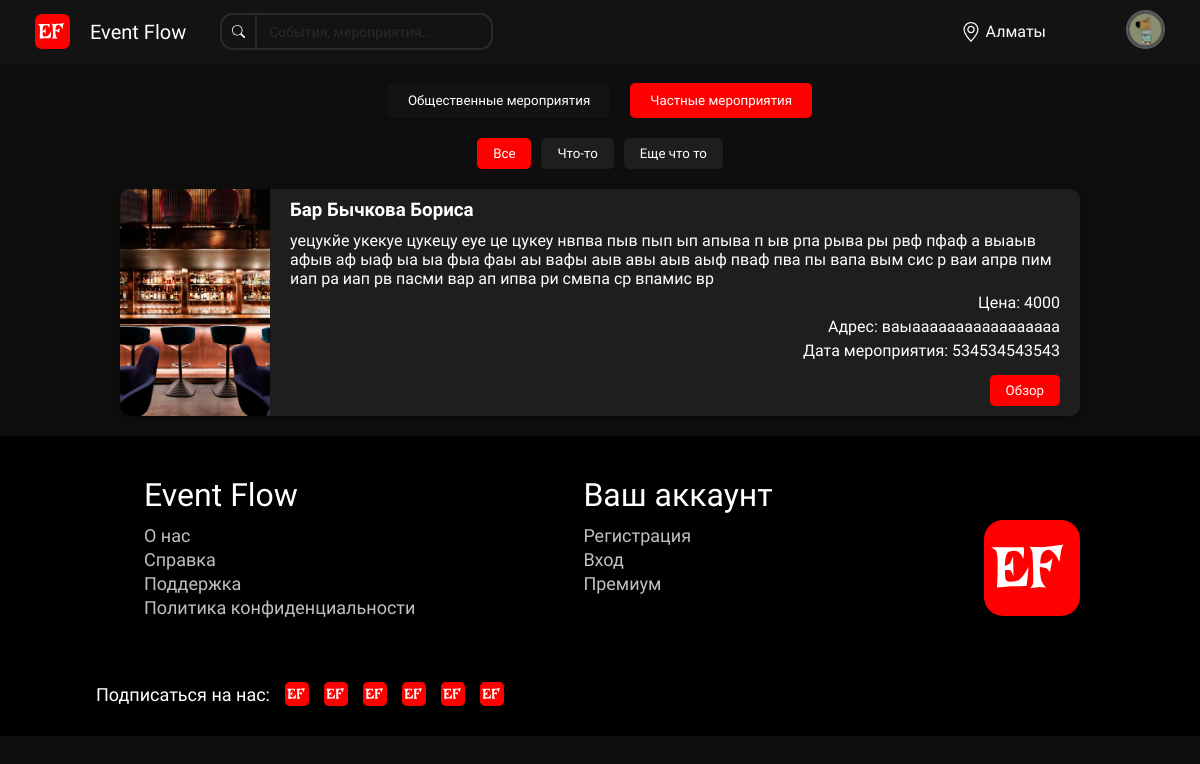
The app's page /home2/ with its own data.
### ef_app/models.py (models this page shows, shortened)
class Category(models.Model):
    name = models.CharField("Название категории", max_length=30)
    slug=models.SlugField(unique=True, editable=False, blank=True)
    class Meta:
        verbose_name="Категория"
        verbose_name_plural="Категории"

class Private(models.Model):
    title = models.CharField('Название мероприятия', max_length=30)
    category = models.ForeignKey(Category, on_delete=models.CASCADE, verbose_name="Выберите категорию")
    name = models.CharField('Введите ваше имя', max_length=30)
    price = models.CharField('Цена мероприятия', max_length=30)
    discription =  models.TextField('Описание')
    adress =  models.CharField('адресс', max_length=80)
    date =  models.CharField('Дата проведения', max_length=30)
    phone = models.CharField("Номер для связи", max_length=14)
    image = models.ImageField("Картинка мероприятия", upload_to="event_images/", blank=True, null=True)
    class Meta:
        verbose_name="Частное Мероприятие"
        verbose_name_plural="Частные Мероприятия"

### ef_app/views.py (the view)
# urls.py: path('home2/', views.home2_page, name='home2_page'),
def home2_page(request):
    categories = Category.objects.all()
    eventspv = Private.objects.all()
    context = {
        'categories': categories,
        'events': eventspv
    }
    return render(request, "./home2.html", context)

### ef_app/templates/home2.html (shortened to what this page needs)
{% extends 'header.html' %}
{% load static %}
  {% block content %}
  <div class="tabs">
    <a href="{% url 'home_page'%}">
      <button class="tab">Общественные мероприятия</button>
    </a>
    <button class="tab active">Частные мероприятия</button>
  </div>
  <div class="filter-bar">
    <button class="filter active">Все</button>
    {% for category in categories %}
    <button class="filter">{{ category.name }}</button>
    {% endfor %}
  </div>
  <div class="event-list">
    <div class="event-card">
      {% for event in events %}
      <img src="{{ event.image.url }}" alt="Event Image">
      <div class="event-details">
        <h3>{{ event.title }}</h3>
        <p>{{ event.discription }}</p>
        <p class="price">Цена: {{ event.price }}</p>
        <p class="address">Адрес: {{ event.adress }}</p>
        <p class="rating">Дата мероприятия: {{ event.date }}</p>
        <a href="{% url 'privatedesc_page' pk=event.pk %}">
          <button class="button_desc">Обзор</button>
        </a>
        {% endfor %}
      </div>
    </div>
  </div>
  {% endblock %}

### ef_app/static/css/style.css (style rules this page uses)
* { font-family: "Irish Grover", system-ui; padding: 0; margin: 0; }
:root { --black: #000000; --red: #FF0000; --second: #0E0E0E; --dark: #131313; --how: #1E1E1E; --why: #2B2A2A; --wait: #5C5A5A; --what: #C0C0C0; --white: #FFFFFF; }
body { background-color: var(--second); color: var(--white); }
.tabs { display: flex; justify-content: center; margin: 20px 0; }
.tab { padding: 10px 20px; margin: 0 10px; background-color: var(--dark); color: var(--white); border: none; cursor: pointer; border-radius: 5px; transition: background-color 0.3s; }
.tab.active { background-color: var(--red); }
.filter-bar { display: flex; justify-content: center; margin: 20px 0; }
.filter { padding: 8px 16px; margin: 0 5px; background-color: var(--how); color: var(--white); border: none; cursor: pointer; border-radius: 5px; transition: background-color 0.3s; }
.filter.active { background-color: var(--red); }
.event-list { display: flex; flex-direction: column; align-items: center; gap: 20px; margin: 20px 10vw; }
.event-card { display: flex; background-color: var(--how); border-radius: 10px; overflow: hidden; width: 100%; max-width: 2000px; box-shadow: 0 4px 8px rgba(0, 0, 0, 0.3); }
.event-card img { width: 150px; height: auto; object-fit: cover; }
.event-details { padding: 10px 20px; color: var(--white); flex: 1; }
.event-details h3 { margin-bottom: 10px; }
.event-details p { margin: 5px 0; }
.button_desc { padding: 8px 16px; margin-top: 10px; background-color: var(--red); color: var(--white); border: none; cursor: pointer; border-radius: 5px; transition: background-color 0.3s; float: right; }
.rating { text-align: right; margin-left: auto; }
.address { text-align: right; margin-left: auto; }
.price { text-align: right; margin-left: auto; }

### records on screen
Category: name "Что-то"
Category: name "Еще что то"
Private: image (picture), title "Бар Бычкова Бориса", discription "уецукйе укекуе цукецу еуе це цукеу нвпва пыв пып ып апыва п ыв рпа рыва ры рвф пфаф а выаыв афыв аф ыаф ыа ыа фыа фаы аы вафы аыв авы аыв аыф пваф пва пы вапа вым сис р ваи апрв пим иап ра иап рв пасми вар ап ипва ри смвпа ср впамис вр", price "4000", adress "ваыааааааааааааааааа", date "534534543543"
